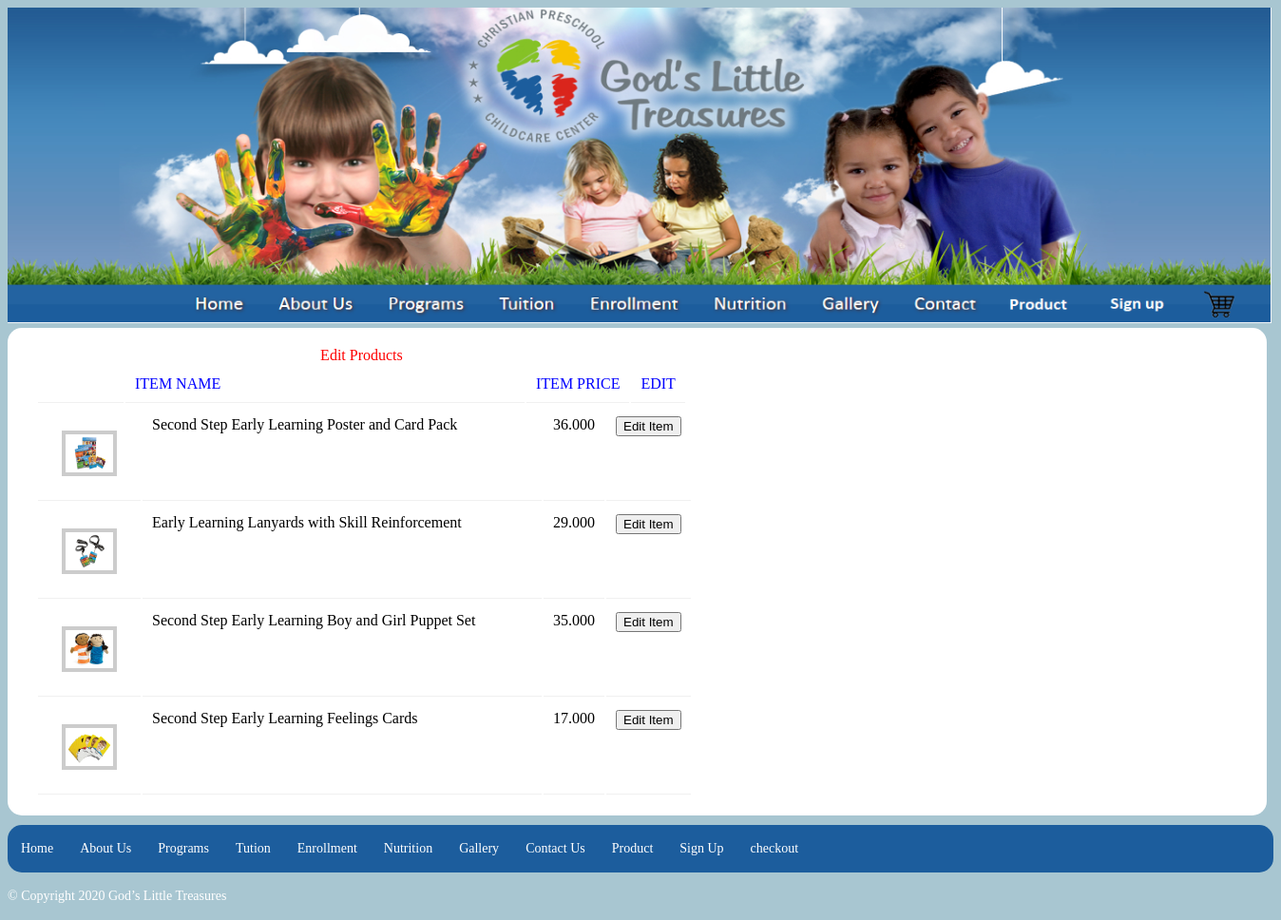
The app's page /admin/editproduct.php (signed in) with its own data.
### tables this page shows
CREATE TABLE IF NOT EXISTS Product
(id INT(10) NOT NULL AUTO_INCREMENT,
image VARCHAR(255),
name VARCHAR(255),
price DOUBLE(8,3),
code VARCHAR(100),
UNIQUE(code),
CONSTRAINT product_id_pk PRIMARY KEY (id));

### admin/editproduct.php (the view, shortened to what this page needs)
<?php
	$dbhost = "localhost";
	$dbuser = "root";
	$dbpass = "";
	$conn = mysqli_connect($dbhost, $dbuser, $dbpass, "daycaredb");
?>
<html>
	<head>
		<link href="../css/pageformat.css" rel="stylesheet" type="text/css">
	</head>
	<body>
		<img src="../img/logo.png" width=1330 height=332 alt="Child Care" usemap="#logomap" style="border-width: 0" />
	    <div class="bodyContent">
					<table class="table">
						<caption style="color:red">Edit Products</caption>
						<thead style="color:blue">
							<tr>
								<td  width="70"></td>
								<td width="400">ITEM NAME</td>
								<td>ITEM PRICE</td>
								<td>EDIT</td>
							</tr>
						</thead>
						</table>
						<?php
			$result = mysqli_query($conn,"SELECT * FROM `product`");
			while($row = mysqli_fetch_assoc($result)){?>
						<table class="table">
							<tr>
								<td><img src='<?php echo $row['image']; ?>' width="50" height="40" /></td>
								<td  width="400"><?php echo $row['name'];?></td>
								<td><?php echo $row['price']; ?></td>
								<td>
									<form method='post' action='edit.php?edit_id=<?php echo $row['code'];?>'>
										<button type='submit' class='remove'>Edit Item</button>
									</form>
								</td>
							</tr>
					</table>
					<?php
					}
			?>
		</div>
		<div class="footerPnl">
			<ul>
				<li><a href="main.htm" target="window">Home</a></li>
				<li><a href="about.htm" target="window">About Us</a></li>
				<li><a href="program.htm" target="window">Programs</a></li>
				<li><a href="tution.htm" target="window">Tution</a></li>
				<li><a href="enrollment.htm" target="window">Enrollment</a></li>
				<li><a href="nutrition.htm" target="window">Nutrition</a></li>
				<li><a href="gallery.htm" target="window">Gallery</a></li>
				<li><a href="contact.htm" target="window">Contact Us</a></li>
				<li><a href="product.php" target="window">Product</a></li>
				<li><a href="../register.htm" target="window">Sign Up</a></li>
				<li><a href="cart.php" target="window">checkout</a></li>
			</ul>
		</div>
		<footer>&copy; Copyright 2020 God’s Little Treasures</footer>
		<br/>
	</body>
</html>

### css/pageformat.css (style rules this page uses)
body { font: normal Arial, Helvetica, sans-serif; background-color: #a8c6d1; }
a { text-decoration: none; color: #1c5d9d; }
.bodyContent { float: left; width: 95%; border-radius: 15px; background: #fff; padding: 20px 30px; margin-top: 5px; }
.bodyContent img { margin: 15px; border: 4px solid #ccc; }
.footerPnl { float: left; width: 100%; height: 50px; background: #1c5d9d; border-radius: 15px; margin-top: 10px; }
.footerPnl ul { float: left; margin: 0; padding: 0 14px 0 0; }
.footerPnl ul li { float: left; list-style: none; height: 50px; padding: 0 14px 0 0; margin: 0; }
.footerPnl ul li a { font: 14px/50px open_sansregular; color: #fff; padding: 0 0 0 14px; display: block; text-decoration: null; }
footer { float: left; font: 14px/50px open_sansregular; color: #fff; }
.table td { vertical-align: top; padding: 15px 10px; border-bottom: 1px solid #ebedee; }
.table td { border-bottom: #F0F0F0 1px solid; padding: 10px; }

### records on screen
product: image (picture), name "Second Step Early Learning Poster and Card Pack", price "36.000"
product: image (picture), name "Early Learning Lanyards with Skill Reinforcement", price "29.000"
product: image (picture), name "Second Step Early Learning Boy and Girl Puppet Set", price "35.000"
product: image (picture), name "Second Step Early Learning Feelings Cards", price "17.000"
